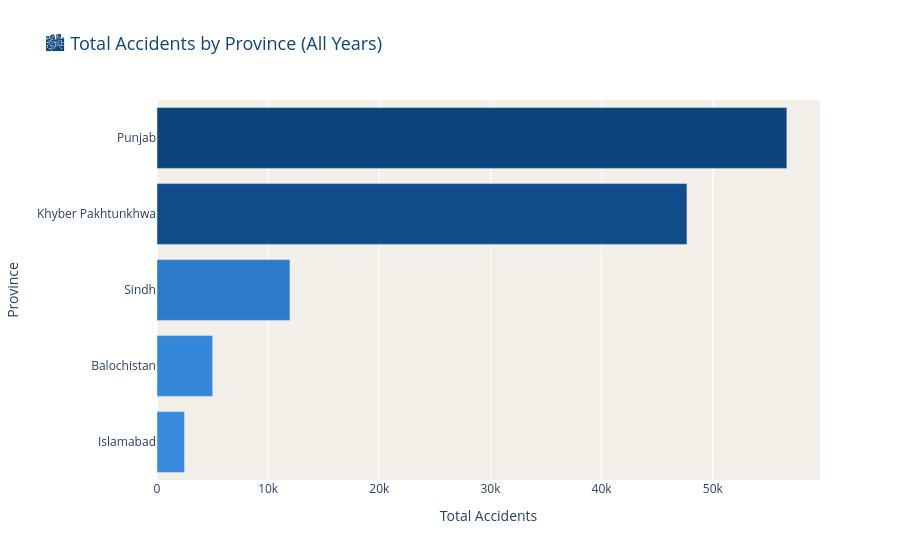

The notebook cell saved with this chart:
### Code cell
# Chart 02 — Total Accidents by Province
df_prov_total = df_provinces.groupby('Province')['Total_Accidents'].sum().reset_index()
df_prov_total = df_prov_total.sort_values('Total_Accidents', ascending=True)

fig = px.bar(
    df_prov_total,
    x='Total_Accidents',
    y='Province',
    orientation='h',
    title='🏙️ Total Accidents by Province (All Years)',
    color='Total_Accidents',
    color_continuous_scale=[[0, SKY], [0.5, BLUE], [1, NAVY]],
)

fig.update_layout(
    plot_bgcolor=OFF_WHITE,
    paper_bgcolor='white',
    title_font=dict(size=18, color=NAVY),
    xaxis_title='Total Accidents',
    yaxis_title='Province',
    coloraxis_showscale=False,
    hovermode='y unified'
)

fig.show()
print("✅ Chart 02 done")

### Figure 1 — Plotly figure (JSON) as saved in the notebook; plotly's stock layout.template omitted (floating-point values rounded to 4 significant figures)
{"data": [{"hovertemplate": "Total_Accidents=%{marker.color}<br>Province=%{y}<extra></extra>", "legendgroup": "", "marker": {"color": [2478, 5005, 11961, 47677, 56664], "coloraxis": "coloraxis", "pattern": {"shape": ""}}, "name": "", "orientation": "h", "showlegend": false, "textposition": "auto", "type": "bar", "x": [2478, 5005, 11961, 47677, 56664], "xaxis": "x", "y": ["Islamabad", "Balochistan", "Sindh", "Khyber Pakhtunkhwa", "Punjab"], "yaxis": "y"}], "layout": {"barmode": "relative", "coloraxis": {"colorbar": {"title": {"text": "Total_Accidents"}}, "colorscale": [[0, "#378ADD"], [0.5, "#185FA5"], [1, "#0C447C"]], "showscale": false}, "hovermode": "y unified", "legend": {"tracegroupgap": 0}, "paper_bgcolor": "white", "plot_bgcolor": "#F1EFE8", "title": {"font": {"color": "#0C447C", "size": 18}, "text": "🏙️ Total Accidents by Province (All Years)"}, "xaxis": {"anchor": "y", "domain": [0, 1], "title": {"text": "Total Accidents"}}, "yaxis": {"anchor": "x", "domain": [0, 1], "title": {"text": "Province"}}}}
